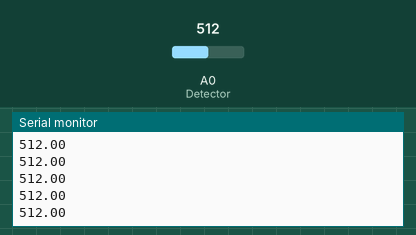
This sketch was run on a simulated Arduino Uno, built with avr-gcc and run on an emulated ATmega328P. Parts: the last lines printed to the serial monitor. Inputs (shaded band) come from the test bench; at power-on: A0 (Detector) = 512.

Above: at 1.2 s.
1.3 s: A0 (Detector) set to 716
At 1.31 s:
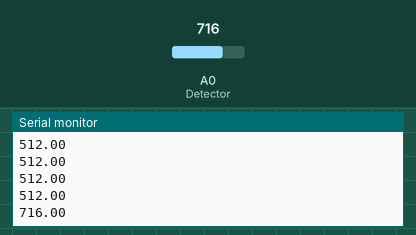
2.8 s: A0 (Detector) set to 900
At 2.82 s:
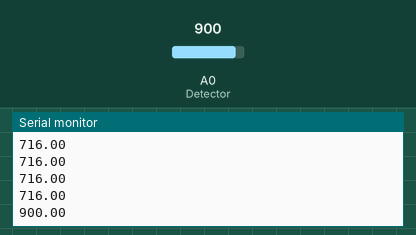
Timing chart, 0 to 5.8 s (numbered marks = the images above; inputs shaded):
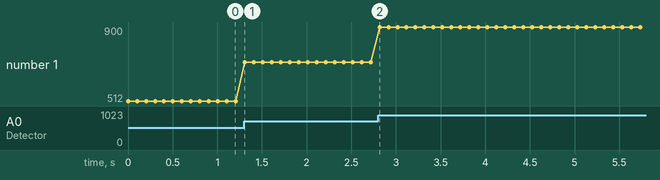

The sketch:

Detector.ino
```cpp
int Detector = 0;

void setup() {
Serial.begin(9600);
}

void loop() {
 float Light = analogRead(Detector);
 Serial.println(Light);
 delay(100);
}
```

Measured:
- after the input at 1.3 s, the serial monitor: prints a new line at once (image 1)
- after the input at 2.8 s, the serial monitor: prints a new line at once (image 2)
- plotted number 1: 512 → 716 after the input at 1.3 s, 716 → 900 after the input at 2.8 s
